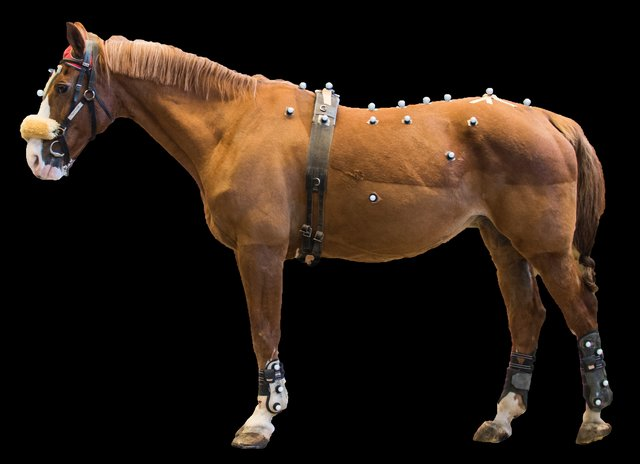
#> input picture Retos/Reto1-procesamiento-de-imagenes/Horse.jpg, 640 x 464 px, found by its file name
$ jupyter execute --allow-errors DoritosPapitasCheese.ipynb
#> lines starting #> are read from the running program, lines starting #| are printed output that depends on the picture; after the words box and inside, x2 and y2 are one past the last pixel; in counts of white or black regions, pixels touching at a corner belong together
#1. Ejercicio anterior

Cargando y etiquetando los datos

[cell 1]
#Conectando google drive
from google.colab import drive
drive.mount('/content/drive')

[cell 2]
import matplotlib.pyplot as plt
import cv2
from google.colab import output
import numpy as np
import os
import time

Ruta = "/content/drive/MyDrive/Semestre 8/ReconocimientoDePatrones/Reto 2/Dataset"

imagenes = []
etiquetas = []

#> (the rest of this cell did not finish here and is left out)

Extracción de características

[cell 3]
#Recorriendo el directorio, midiendo característica de  área
import time
import matplotlib.pyplot as plt
import cv2
from google.colab import output
import numpy as np

X = np.zeros((len(imagenes),15)) # Vector de características geométricas
Y = np.zeros((len(imagenes),1)) # Vector de etiquetas, aunque ya se tiene, le pongo otro nombre
for k in range(len(imagenes)):
  output.clear()

  Y[k] = etiquetas[k]
  Bin=imagenes[k]
  plt.imshow(Bin,vmin='0',vmax='1',cmap = 'gray')
  print('Etiqueta: ',Y[k])
  plt.show()
  time.sleep(0.5)

  # Encontrar los contornos de la imagen
  contours, _ = cv2.findContours(np.uint8(Bin), cv2.RETR_EXTERNAL, cv2.CHAIN_APPROX_SIMPLE)

  if len(contours) > 0:
    # Tomar solo el contorno más grande (puede haber varios)
    largest_contour = max(contours, key=cv2.contourArea)

    # Calcular área
    area = cv2.contourArea(largest_contour)

    # Calcular perímetro
    perimeter = cv2.arcLength(largest_contour, closed=True)

    # Calcular el centro de masa
    M = cv2.moments(largest_contour)
    center_x = int(M['m10'] / M['m00'])
    center_y = int(M['m01'] / M['m00'])

    # Calcular la circularidad
    circularity = (4 * np.pi * area) / (perimeter ** 2)

    # Calcular la elipticidad
    _, (major_axis, minor_axis), _ = cv2.fitEllipse(largest_contour)
    ellipticity = major_axis / minor_axis

    #Calcular los momentos de Hu
    Hu_moments = np.transpose(cv2.HuMoments(M)) # Siete valores

    #Agregando alto y ancho
    P1,P2,Ancho,Alto = cv2.boundingRect(np.uint8(Bin))

    # Almacenando resultados
    X[k,0] = area
    X[k,1] = perimeter
    X[k,2] = ellipticity
    X[k,3] = center_x
    X[k,4] = center_y
    X[k,5] = circularity
    X[k,6:13] = Hu_moments
    X[k,13] = Alto
    X[k,14] = Ancho

Dividiendo los datos en training y testing

[cell 4]
#Ojo, modificación para dividir los datos garantizando el balanceo de clases
from sklearn.model_selection import StratifiedShuffleSplit
Indices = StratifiedShuffleSplit(n_splits=1, test_size=0.2, random_state=42)
#> (the rest of this cell did not finish here and is left out)

Escalando los datos

[cell 5]
from sklearn.preprocessing import MinMaxScaler
scaler = MinMaxScaler()
#> (the rest of this cell did not finish here and is left out)

Entrenando un clasificador

[cell 6]
#Implementando un clasificador por comparación (KNN)
from sklearn.neighbors import KNeighborsClassifier as KNN

# Inicializar el clasificador KNN
Modelo_knn = KNN(n_neighbors=3)

# Entrenar el clasificador KNN con el conjunto de entrenamiento
#> (the rest of this cell did not finish here and is left out)

Evaluando el desempeño

[cell 7]
#Métricas de evaluación
from sklearn.metrics import accuracy_score
#> (the rest of this cell did not finish here and is left out)

Guardando Modelo entrenado

[cell 8]
# Guardar el modelo entrenado en un archivo
import joblib

joblib.dump(Modelo_knn, '/content/drive/MyDrive/Semestre 8/ReconocimientoDePatrones/Reto 2/Modelo_knn.pkl')

Utilizando el modelo entrenado para predecir nuevos casos

[cell 9]
from google.colab import files
import cv2
import numpy as np


# Cargar el modelo desde el archivo
Modelo_entrenado = joblib.load('/content/drive/MyDrive/Semestre 8/ReconocimientoDePatrones/Reto 2/Modelo_knn.pkl')

# Cargar archivos desde el sistema local
uploaded = files.upload()
#> the answer given: Horse.jpg

# Obtener el nombre del archivo cargado
Nombre_archivo = list(uploaded.keys())[0]

Imagen=cv2.imread(Nombre_archivo)
#> Imagen is the input picture: shape (464, 640, 3); mean B, G, R 20.6, 29.9, 42.5

#Procesando la imagen
ImgHsv = cv2.cvtColor(Imagen,cv2.COLOR_BGR2HSV)
#> ImgHsv: shape (464, 640, 3); mean H, S, V 9.9, 60.1, 42.7
Saturation = ImgHsv[:,:,1]
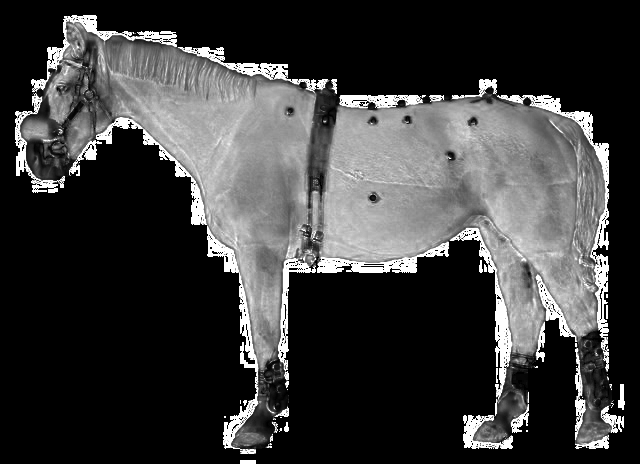
#> Saturation: shape (464, 640); min 0, max 255, mean 60.1
Bin = Saturation > 75
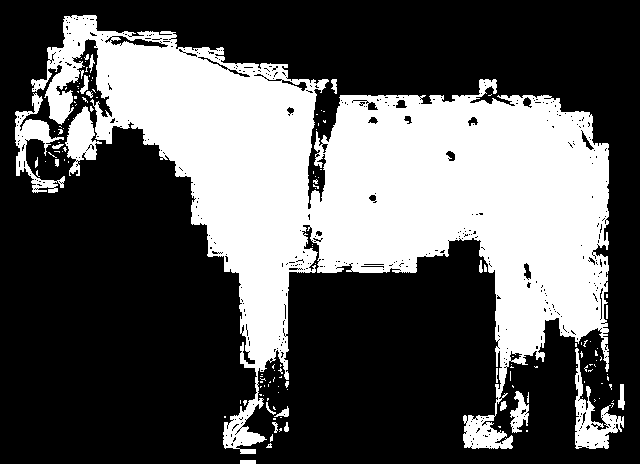
#> Bin: shape (464, 640) bool; 35.1% white; 140 white regions (116 under 20 px), largest, box (x1, y1, x2, y2) and area: (31, 15, 609, 454) 97901, (575, 348, 624, 449) 1661, (15, 93, 65, 193) 1626
Bin = cv2.resize(np.uint8(Bin), (500,500))
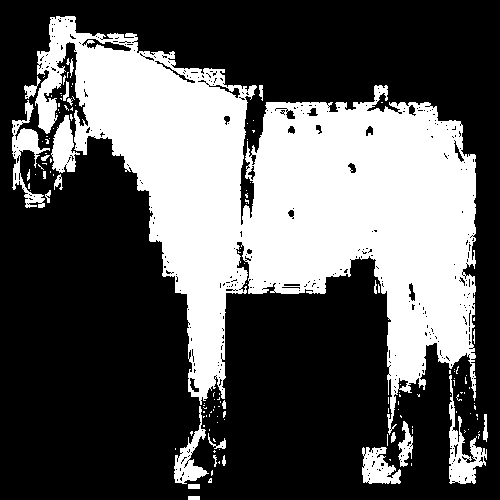
#> Bin: shape (500, 500); values 0 (black) and 1 (white), 34.9% white; 142 white regions (115 under 20 px)

plt.imshow(Bin,vmin='0',vmax='1',cmap = 'gray')
plt.show()

#Midiendo el área de las letras (Igual que en el entrenamiento)
X_new = np.zeros((1,15))

# Encontrar los contornos de la imagen
contours, _ = cv2.findContours(np.uint8(Bin), cv2.RETR_EXTERNAL, cv2.CHAIN_APPROX_SIMPLE)
#> contours = 141 contours, 122 with area under 20; largest, box (x1, y1, x2, y2) and area: (35, 16, 476, 435) 80352, (449, 375, 487, 484) 1262, (12, 100, 50, 208) 1098, (51, 115, 80, 173) 893, (362, 447, 401, 484) 892
#> `largest_contour = max(contours, key=cv2.contourArea)`: largest_contour = contour of 1795 points, box (x1, y1, x2, y2) (35, 16, 476, 435), area 80352
#> `area = cv2.contourArea(largest_contour)`: area = 80352
#> `perimeter = cv2.arcLength(largest_contour, closed=True)`: perimeter = 4015.4
#> `_, (major_axis, minor_axis), _ = cv2.fitEllipse(largest_contour)`: major_axis = 312.9; minor_axis = 481.7
#> `ellipticity = major_axis / minor_axis`: ellipticity = 0.65
#> `M = cv2.moments(largest_contour)`: M = moments, m00 80352, centre m10/m00, m01/m00 = (283.7, 195.9)
#> `center_x = int(M['m10'] / M['m00'])`: center_x = 283
#> `center_y = int(M['m01'] / M['m00'])`: center_y = 195
#> `circularity = (4 * np.pi * area) / (perimeter ** 2)`: circularity = 0.0626
#> `P1,P2,Ancho,Alto = cv2.boundingRect(np.uint8(Bin))`: P1 = 12; P2 = 16; Ancho = 476; Alto = 484

#> (the rest of this cell did not finish here and is left out)
